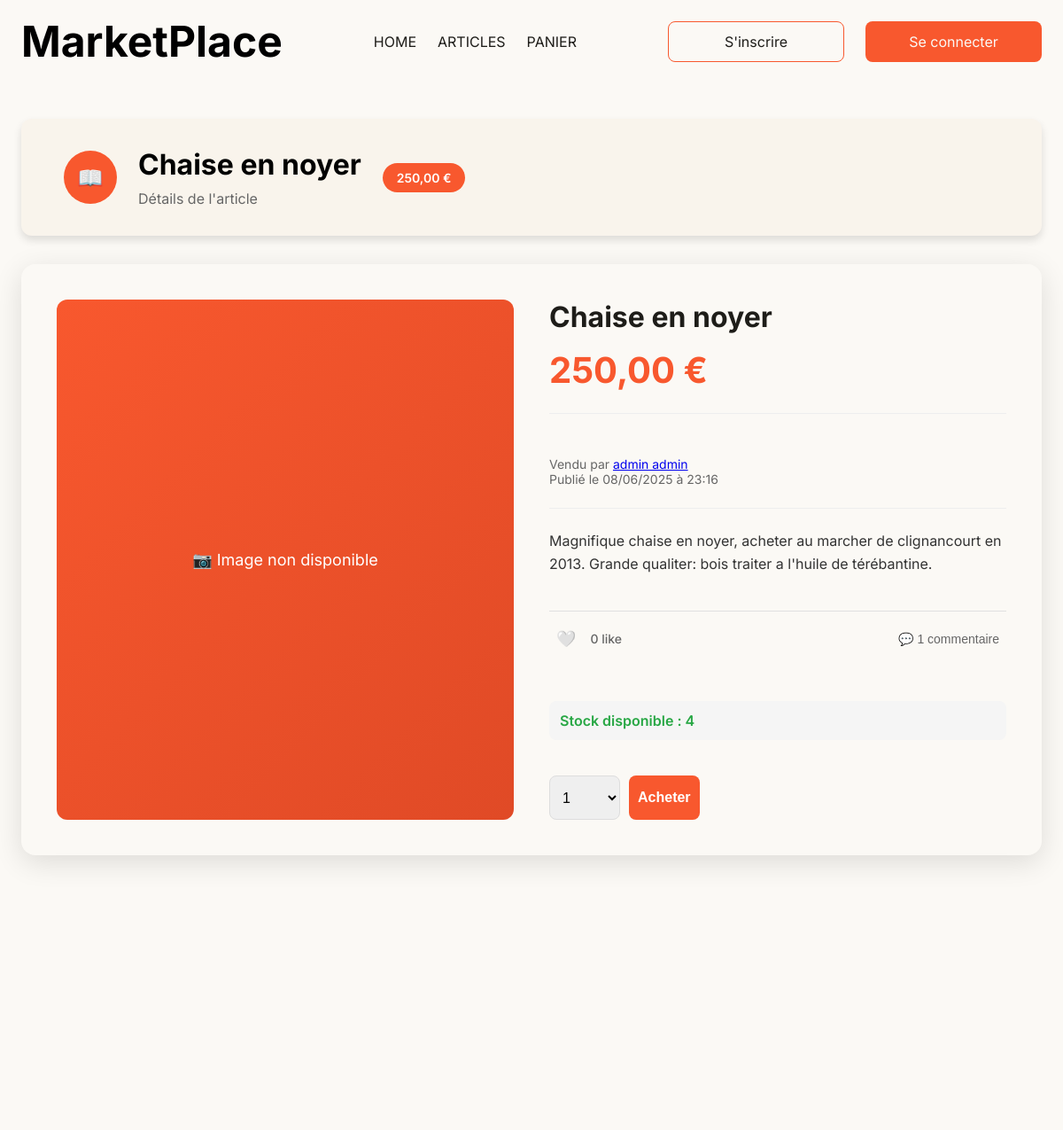
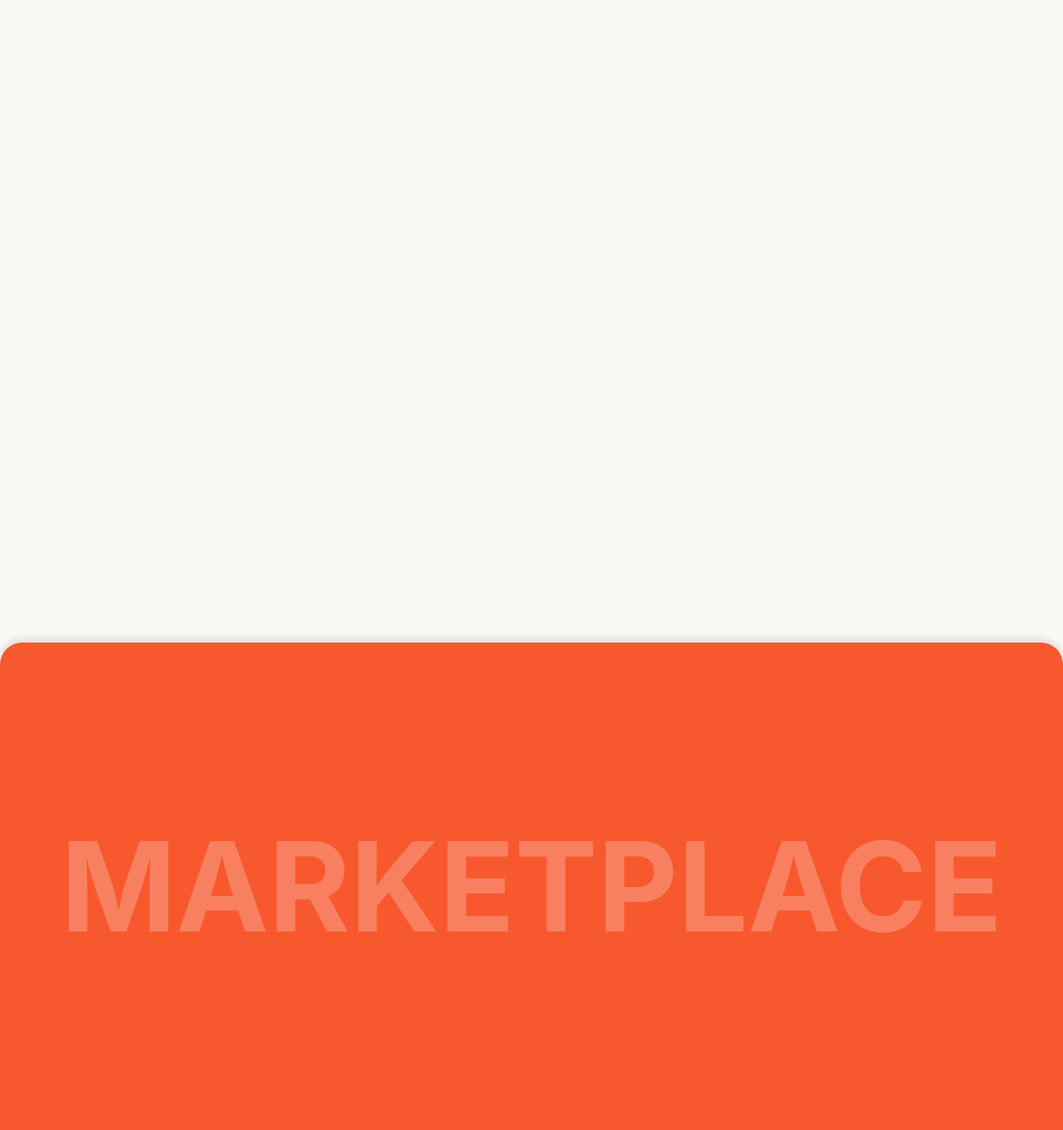
Page /articleDetail.php?id=35 on the committed database (2 pictures, top to bottom).
### tables this page shows
CREATE TABLE IF NOT EXISTS `articles` (
  `id` int NOT NULL AUTO_INCREMENT,
  `nom` varchar(100) NOT NULL,
  `description` text,
  `prix` decimal(10,2) NOT NULL,
  `date_publication` datetime DEFAULT CURRENT_TIMESTAMP,
  `auteur_id` int NOT NULL,
  `image_url` varchar(255) DEFAULT NULL,
  PRIMARY KEY (`id`),
  KEY `auteur_id` (`auteur_id`)
);

CREATE TABLE IF NOT EXISTS `utilisateurs` (
  `id` int NOT NULL AUTO_INCREMENT,
  `nom` varchar(100) NOT NULL,
  `prenom` varchar(100) NOT NULL,
  `email` varchar(191) NOT NULL,
  `mot_de_passe` varchar(255) NOT NULL,
  `profile_picture` longblob,
  `sold` decimal(10,2) DEFAULT '0.00',
  `date_creation` datetime DEFAULT CURRENT_TIMESTAMP,
  `role` varchar(50) DEFAULT 'user',
  PRIMARY KEY (`id`),
  UNIQUE KEY `email` (`email`)
);

### articleDetail.php (the view, shortened to what this page needs)
<?php
require_once 'includes/db.php';
$id = intval($_GET['id']);
$stmt = $conn->prepare("SELECT a.*, a.id as articles_id, a.nom AS article_nom,
                        u.nom AS user_nom, u.prenom,
                        COALESCE(s.quantite, 0) as stock_disponible
                        FROM articles a
                        LEFT JOIN utilisateurs u ON a.auteur_id = u.id
                        LEFT JOIN stock s ON a.id = s.article_id
                        WHERE a.id = ?");
$stmt->execute([$id]);
$article = $stmt->fetch();
$likes_stmt = $conn->prepare("SELECT COUNT(*) as likes_count FROM likes WHERE article_id = ?");
$likes_stmt->execute([$id]);
$likes = $likes_stmt->fetch();
$likes_count = $likes ? $likes['likes_count'] : 0;
$user_liked = false;
$comments_stmt = $conn->prepare("SELECT c.contenu, c.date_commentaire, u.id, u.prenom, u.nom
                                 FROM commentaires c
                                 JOIN utilisateurs u ON c.utilisateur_id = u.id
                                 WHERE c.article_id = ?
                                 ORDER BY c.date_commentaire DESC");
$comments_stmt->execute([$id]);
$comments = $comments_stmt->fetchAll(PDO::FETCH_ASSOC);
$comments_count = count($comments);
?>
<!DOCTYPE html>
<html lang="fr">
<head>
    <link rel="stylesheet" href="assets/css/style.css">
</head>
<body>
    <div class="container">
        <nav class="navbar">
            <a href="index.php" class="logo">MarketPlace</a>
            <div class="nav-links">
                <a href="index.php" class="nav-link">HOME</a>
                <a href="articles.php" class="nav-link">ARTICLES</a>
                <a href="panier.php" class="nav-link">PANIER</a>
            </div>
            <div class="nav-buttons">
                <?php if (isset($_SESSION['user_id'])): ?>
                    <a href="profile.php" class="btn-secondary">Mon Profil</a>
                    <a href="vente.php" class="btn-primary">Vends tes articles !</a>
                <?php else: ?>
                    <a href="register.php" class="btn-secondary">S'inscrire</a>
                    <a href="login.php" class="btn-primary">Se connecter</a>
                <?php endif; ?>
            </div>
        </nav>
        <section class="articles-section">
            <div class="articles-header">
                <div class="header-content">
                    <div class="articles-icon">📖</div>
                    <div>
                        <h1 class="articles-title"><?= htmlspecialchars($article['article_nom']) ?></h1>
                        <p class="articles-subtitle">Détails de l'article</p>
                    </div>
                </div>
                <div class="articles-count">
                    <?= number_format($article['prix'], 2, ',', ' ') ?> €
                </div>
            </div>
            <div class="detail-container">
                <div class="detail-image-container">
                    <?php if (!empty($article['image_url'])): ?>
                        <div class="detail-image" style="display: none; background: linear-gradient(135deg, #F8582E, #e04a26); color: white; font-size: 18px; align-items: center; justify-content: center;">
                            📷 Image non disponible
                        </div>
                    <?php else: ?>
                        <div class="detail-image" style="background: linear-gradient(135deg, #F8582E, #e04a26); display: flex; align-items: center; justify-content: center; color: white; font-size: 18px;">
                            📷 Aucune image
                        </div>
                    <?php endif; ?>
                </div>
                <div class="detail-content">
                    <div class="detail-header">
                        <h1 class="detail-title"><?= htmlspecialchars($article['article_nom']) ?></h1>
                        <div class="detail-price"><?= number_format($article['prix'], 2, ',', ' ') ?> €</div>
                    </div>
                    <div class="detail-meta">
                        Vendu par <a href="profile.php?id=<?= $article['auteur_id'] ?>" class="user-link">
                            <?= htmlspecialchars($article['prenom'] . ' ' . $article['user_nom']) ?>
                        </a><br>
                        Publié le <?= date('d/m/Y à H:i', strtotime($article['date_publication'])) ?>
                    </div>
                    <div class="detail-description">
                        <?= nl2br(htmlspecialchars($article['description'])) ?>
                    </div>
                    <div class="product-interactions">
                        <div class="interactions-bar">
                            <div class="like-section">
                                <?php if (isset($_SESSION['user_id'])): ?>
                                    <form method="post" style="display: inline;">
                                        <input type="hidden" name="action" value="toggle_like">
                                        <button type="submit" class="like-btn <?= $user_liked ? 'liked' : '' ?>">
                                            <?= $user_liked ? '❤️' : '🤍' ?>
                                        </button>
                                    </form>
                                <?php else: ?>
                                    <span class="like-btn">🤍</span>
                                <?php endif; ?>
                                <span class="like-count"><?= $likes_count ?> like<?= $likes_count > 1 ? 's' : '' ?></span>
                            </div>
                            <button class="comments-toggle" onclick="toggleComments()">
                                💬 <?= $comments_count ?> commentaire<?= $comments_count > 1 ? 's' : '' ?>
                            </button>
                        </div>
                    </div>
                    <div class="stock-info">
                        <?php if ($article['stock_disponible'] > 0): ?>
                            <p class="stock-available">Stock disponible : <?= $article['stock_disponible'] ?></p>
                        <?php else: ?>
                            <p class="stock-unavailable">Article épuisé</p>
                        <?php endif; ?>
                    </div>
                    <div class="detail-actions">
                        <form method="post" class="cart-form">
                            <div class="quantity-selector">
                                <select name="quantity" class="form-select" <?= ($article['stock_disponible'] <= 0) ? 'disabled' : '' ?>>
                                    <?php for($i = 1; $i <= $article['stock_disponible']; $i++): ?>
                                        <option value="<?= $i ?>"><?= $i ?></option>
                                    <?php endfor; ?>
                                </select>
                                <button type="submit" class="btn-cart" <?= ($article['stock_disponible'] <= 0) ? 'disabled' : '' ?>>
                                    <?= ($article['stock_disponible'] > 0) ? 'Acheter' : 'Article épuisé' ?>
                                </button>
                            </div>
                        </form>
                    </div>
                </div>
            </div>
        </section>
    </div>
    <footer class="footer">
        <h2 class="footer-title">MARKETPLACE</h2>
    </footer>
</body>
</html>

### rows in the picture
articles: nom "Chaise en noyer", prix "250,00", auteur.nom "admin admin", date_publication "08/06/2025 à 23:16", description "Magnifique chaise en noyer, acheter au marcher de clignancourt en 2013. Grande qualiter: bois traiter a l'huile de térébantine."

### other values in the picture
$likes_count "0"
$comments_count "1"
$article['stock_disponible'] "4"
form field quantity "1"
